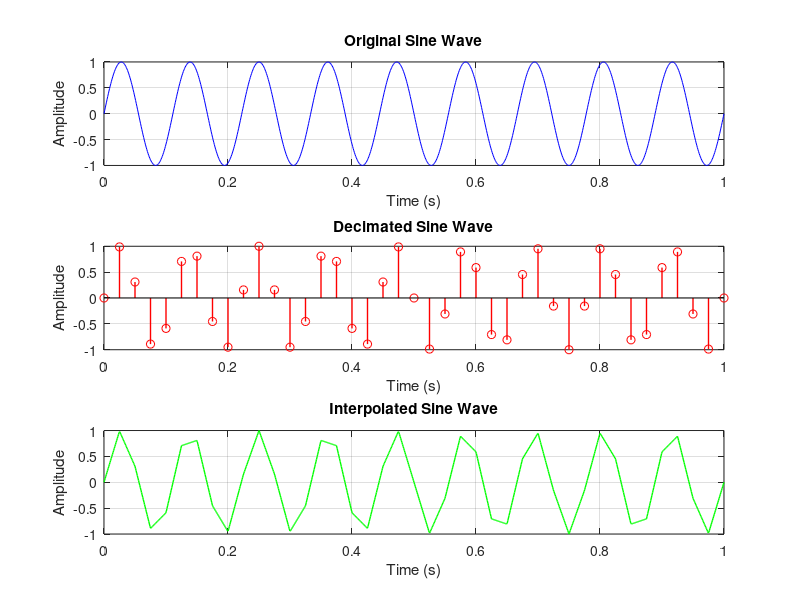

MATLAB code for this plot: (Note: this script raises an error after producing the figure.)
clc; 
clear; 
close all;

% Parameters
fm = 9;                     % Frequency of the sine wave
fs_original = 1000;         % Original sampling frequency (Hz)
t_original = 0:1/fs_original:1;  % Original time vector (1 second duration)

% Original sine wave
a_original = sin(2 * pi * fm * t_original); 

% Decimation
downsample_factor = 25;   % Downsample by this factor
a_decimated = a_original(1:downsample_factor:end);  % Downsampled signal
t_decimated = t_original(1:downsample_factor:end);  % Time vector for decimated signal

% Interpolation
upsample_factor = 25;     % Upsample by this factor
t_interpolated = linspace(t_decimated(1), t_decimated(end), length(t_decimated) * upsample_factor);
a_interpolated = interp1(t_decimated, a_decimated, t_interpolated, 'linear'); 

% Plotting
figure;

% Original Signal
subplot(3, 1, 1);
plot(t_original, a_original, 'b'); 
title('Original Sine Wave');
xlabel('Time (s)'); 
ylabel('Amplitude'); 
grid on;

% Decimated Signal
subplot(3, 1, 2);
stem(t_decimated, a_decimated, 'r', 'LineWidth', 1); 
title('Decimated Sine Wave');
xlabel('Time (s)'); 
ylabel('Amplitude'); 
grid on;

% Interpolated Signal
subplot(3, 1, 3);
plot(t_interpolated, a_interpolated, 'g', 'LineWidth', 1); 
title('Interpolated Sine Wave');
xlabel('Time (s)'); 
ylabel('Amplitude'); 
grid on;

% Adjust layout
sgtitle('Signal Decimation and Interpolation'); % Add a common title
